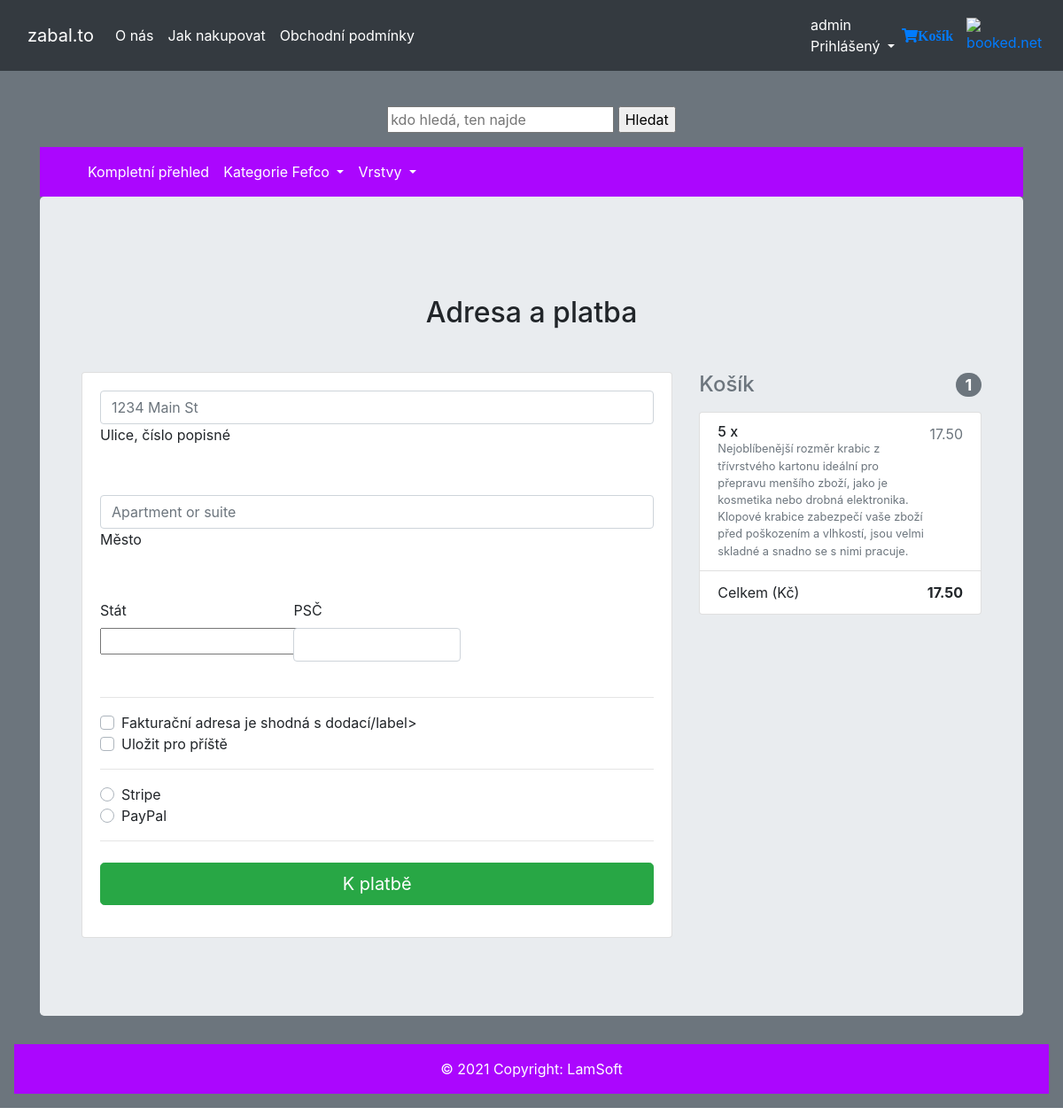
/checkout/ (signed in), run on an earlier commit of the app's database.
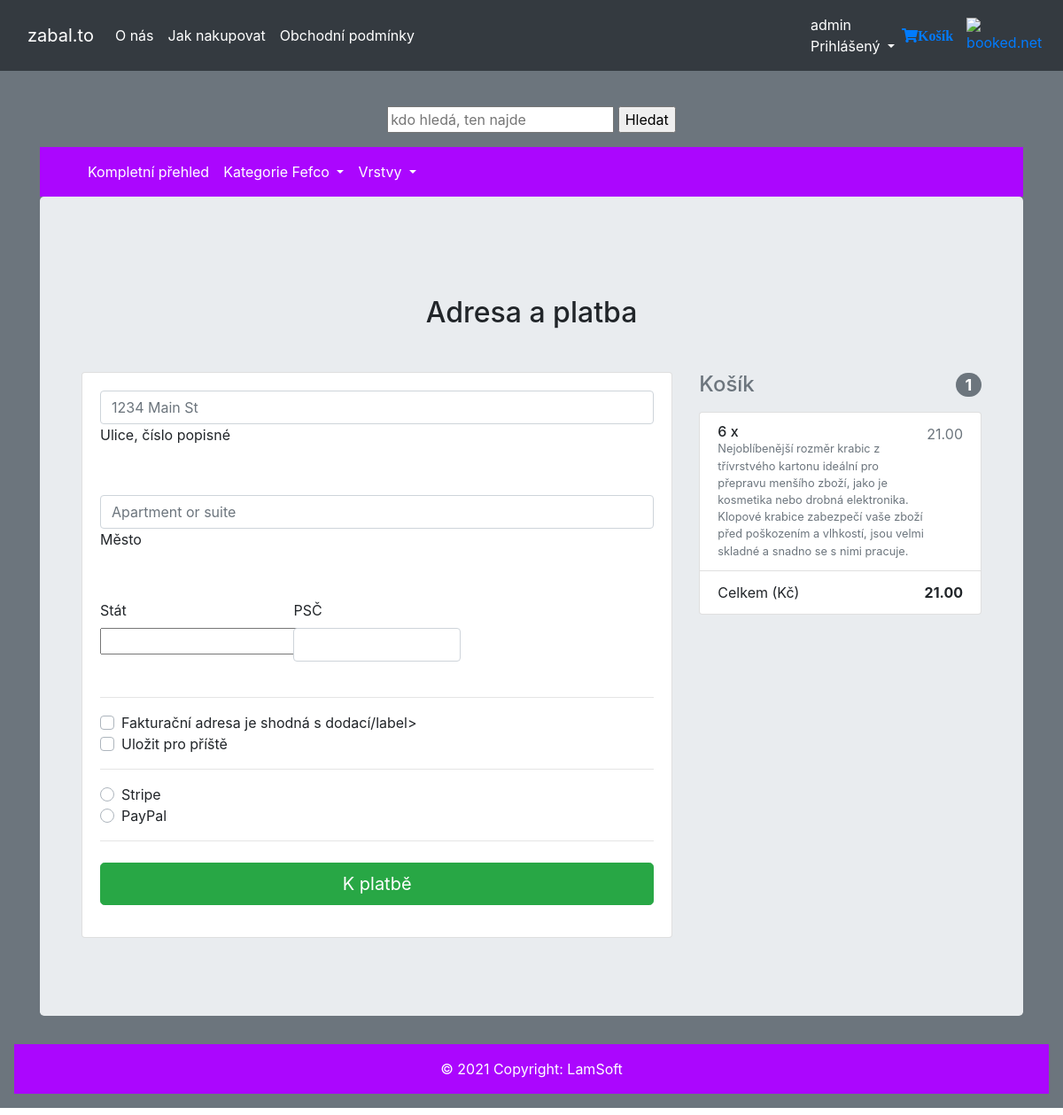
And on a later commit of the database.
### utils/models.py (models this page shows, shortened)
class OrderItem(Model):
    user = ForeignKey(settings.AUTH_USER_MODEL,
                             on_delete=CASCADE)
    ordered = BooleanField(default=False)
    item = ForeignKey(Box, on_delete=CASCADE)
    quantity = IntegerField(default=1)
    def get_total_item_price(self):
        return self.quantity * self.item.price_a
    def get_final_price(self):
        if self.item.discount_price:
            return self.get_discount_item_price()
        return self.get_total_item_price()

class Box(Model):
    name = CharField(max_length=50)
    size = CharField(max_length=20)
    color = CharField(max_length=20)
    layer = ForeignKey(Layer, on_delete=DO_NOTHING)
    fefco = ForeignKey(Fefco, on_delete=DO_NOTHING)
    description = CharField(max_length=500)
    price_a = DecimalField(max_digits=8, decimal_places=2)
    price_n = DecimalField(max_digits=8, decimal_places=2)
    photo = ImageField(upload_to='media')
    quantity = IntegerField()
    discount_price = FloatField(blank=True, null=True)

class Order(Model):
    user = ForeignKey(settings.AUTH_USER_MODEL, on_delete=CASCADE)
    items = ManyToManyField(OrderItem)
    start_date = DateTimeField(auto_now_add=True)
    ordered_date = DateTimeField()
    ordered = BooleanField(default=False)
    checkout_address = ForeignKey(
        'CheckoutAddress', on_delete=SET_NULL, blank=True, null=True)
    payment = ForeignKey(
        'Payment', on_delete=SET_NULL, blank=True, null=True)
    def get_total_price(self):
        total = 0
        for order_item in self.items.all():
            total += order_item.get_final_price()
        return total

### utils/views.py (the view, shortened to what this page needs)
# urls.py: path('checkout/', CheckoutView.as_view(), name='checkout'),
class CheckoutView(View):
    def get(self, *args, **kwargs):
        form = CheckoutForm()
        order = Order.objects.get(user=self.request.user, ordered=False)
        context = {
            'form': form,
            'order': order
        }
        return render(self.request, 'checkout.html', context)

### utils/forms.py
class CheckoutForm(Form):
    street_address = CharField(widget=TextInput(attrs={
        'class': 'form-control',
        'placeholder': '1234 Main St'
    }))
    apartment_address = CharField(required=False, widget=TextInput(attrs={
        'class': 'form-control',
        'placeholder': 'Apartment or suite'
    }))
    country = CountryField(blank_label='(select country)').formfield(widget=CountrySelectWidget(attrs={
        'class': 'custom-select d-block w-100'
    }))
    zip = CharField(widget=TextInput(attrs={
        'class': 'form-control'
    }))
    same_billing_address = BooleanField(required=False)
    save_info = BooleanField(required=False)
    payment_option = ChoiceField(
        widget=RadioSelect, choices=PAYMENT)

### utils/templates/checkout.html (shortened to what this page needs)
{% extends 'front.html' %}
{% block content %}
    <main >
        <div class="container wow fadeIn">
            <h2 class="my-5 h2 text-center">Adresa a platba</h2>
            <div class="row">
                <div class="col-md-8 mb-4">
                    <div class="card">
                        <form method="POST" class="card-body">
                            <div class="md-form mb-5">
                                {{ form.street_address }}
                                <label for="address" class="">Ulice, číslo popisné</label>
                            </div>
                            <div class="md-form mb-5">
                                {{ form.apartment_address }}
                                <label for="address-2" class="">Město</label>
                            </div>
                            <div class="row">
                                <div class="col-lg-4 col-md-12 mb-4">
                                    <label for="country">Stát</label>
                                    {{ form.country }}
                                </div>
                                <div class="col-lg-4 col-md-6 mb-4">
                                    <label for="zip">PSČ</label>
                                    {{ form.zip }}
                                </div>
                            </div>
                            <hr>
                            <div class="custom-control custom-checkbox">
                                <label class="custom-control-label" for="same-address">Fakturační adresa je shodná s dodací/label>
                            </div>
                            <div class="custom-control custom-checkbox">
                                <label class="custom-control-label" for="save-info">Uložit pro příště</label>
                            </div>
                            <hr>
                            <div class="d-block my-3">
                                {% for value, name in form.fields.payment_option.choices %}
                                    <div class="custom-control custom-radio">
                                        <label class="custom-control-label" for="{{ name }}">{{ name }}</label>
                                    </div>
                                {% endfor %}
                            </div>
                            <hr class="mb-4">
                            <button class="btn btn-success btm-sm btn-lg btn-block" type="submit">K platbě</button>
                        </form>
                    </div>
                </div>
                <div class="col-md-4 mb-4">
                    <h4 class="d-flex justify-content-between align-items-center mb-3">
                        <span class="text-muted">Košík</span>
                        <span class="badge badge-secondary badge-pill">{{ order.items.count }}</span>
                    </h4>
                    <ul class="list-group mb-3 z-depth-1">
                        {% for order_item in order.items.all %}
                            <li class="list-group-item d-flex justify-content-between lh-condensed">
                                <div>
                                    <h6 class="my-0">{{ order_item.quantity }} x {{ order_item.item.item_name }}</h6>
                                    <small class="text-muted">{{ order_item.item.description }}</small>
                                </div>
                                <span class="text-muted">{{ order_item.get_final_price }}</span>
                            </li>
                        {% endfor %}
                        <li class="list-group-item d-flex justify-content-between">
                            <span>Celkem (Kč)</span>
                            <strong>{{ order.get_total_price }}</strong>
                        </li>
                    </ul>
                </div>
            </div>
        </div>
    </main>
{% endblock content %}

What changed in the data, as far as the page shows it:
changed through a linked row, Order: get_total_price "17.50" → "21.00"
changed OrderItem: quantity "5" → "6"; get_final_price "17.50" → "21.00"
